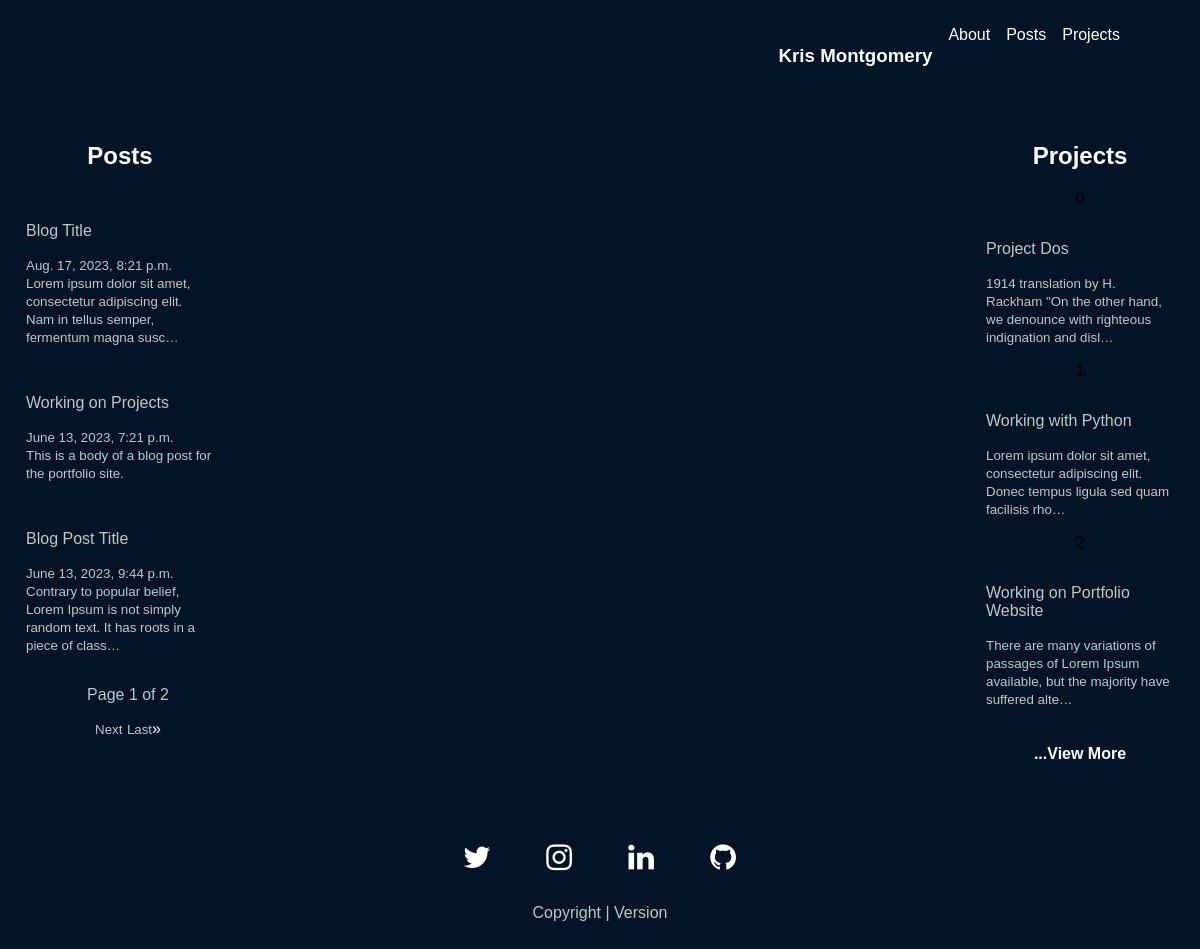
The app's page /, older data.
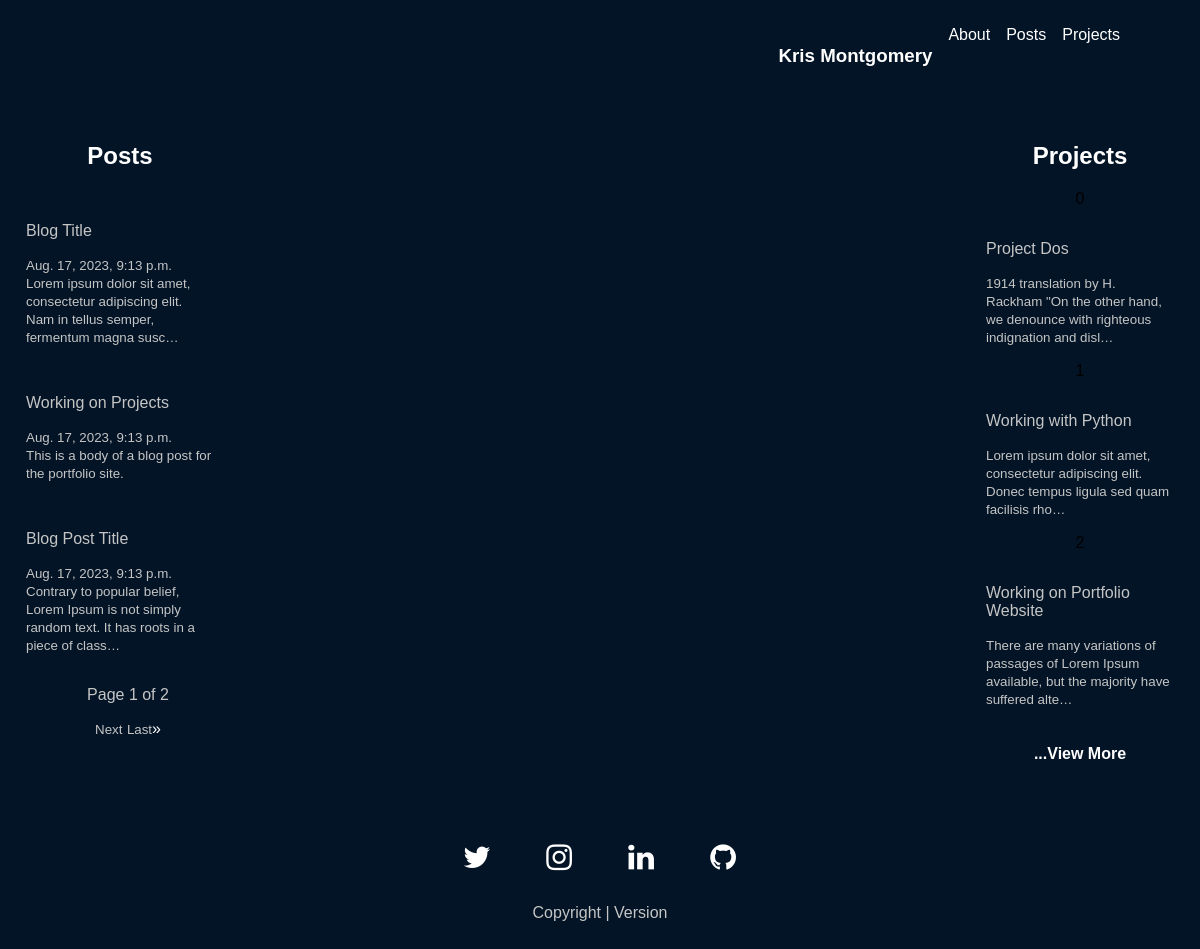
The same page, newer data.
### main/models.py (models this page shows, shortened)
class blogPosts(models.Model):
    author = models.ForeignKey(User, on_delete=models.SET_NULL, null=True)
    blog_title = models.CharField(max_length=200)
    blog_image = models.ImageField(upload_to='static/images', blank=True, null=True, height_field=None, width_field=None, max_length=100,)
    blog_image_info = models.TextField(null=True, blank=True)
    blog_body = models.TextField(null=True, blank=True)
    blog_created_date = models.DateTimeField(auto_now=True)
    blog_topic_one_title = models.CharField(max_length=200, default='Default')
    blog_topic_image_one = models.ImageField(upload_to='static/images', blank=True, null=True, height_field=None, width_field=None, max_length=100,)
    blog_topic_image_info = models.TextField(null=True, blank=True)
    topic_one_body = models.TextField(null=True, blank=True)
    blog_topic_two_title = models.CharField(max_length=200, default='Default')
    blog_topic_image_two = models.ImageField(upload_to='static/images', blank=True, null=True, height_field=None, width_field=None, max_length=100,)
    blog_topic_image_info_two = models.TextField(null=True, blank=True)
    topic_one_body_two = models.TextField(null=True, blank=True)
    blog_links = models.URLField(max_length=500, null=True, blank=True)
    blog_links_two = models.URLField(max_length=500, null=True, blank=True)

### main/views.py (the view)
# urls.py: path('', views.home, name="home"),
def home(request):
    home_content = homeModel.objects.all()
    blog_p = Paginator(blogPosts.objects.all(), 3)
    page = request.GET.get('page')
    posts = blog_p.get_page(page)
    project_p = projectModel.objects.filter().order_by('-id')[:3][::-1]
    context = {
        'home_content': home_content,
        'posts': posts,
        'project_p': project_p,
    }
    return render(request, 'main/home.html', context)

### main/templates/main/home.html (shortened to what this page needs)
{% extends 'main.html' %}
{% load static %}
{% block content %}
<div class="home-container">
    <div class="leftside">
        <h2>Posts</h2>
        {% for t in posts %}
            <div class="blog-container" onclick='location.href="posts/post/{{t.id}}";'>
                <p>{{t.blog_title}}</p>
                <small>{{t.blog_created_date}}</small><br>
                <small>{{t.blog_body|truncatechars:100}}</small>
            </div>
            <br>
            {% endfor %}
            <div class="home-blog-pagination">
                <p>Page {{ posts.number }} of {{ posts.paginator.num_pages }}</p>
                {% if posts.has_next %}
                    <a href="?page={{posts.next_page_number}}"><small>Next</small></a>
                    <a href="?page={{posts.paginator.num_pages}}"><small>Last</small>&raquo</a>
                {% endif %}
            </div>
        </div>
        <div class="main-content">
        </div>
        <div class="rightside">
            <h2>Projects</h2>
            {% for p in project_p %}
            <div class="project_container" onclick='location.href="projects/project/{{p.id}}";'>
                <p>{{p.project_title}}</p>
                <small>{{p.project_body|truncatechars:100}}</small>
            </div>
            {% if forloop.counter == 3 %}
                <a href="projects/" class="view-more-projects"><h4>...View More</h4></a>
            {% endif %}
            {% endfor %}
        </div>
    </div>
    {% endblock content %}

Row changes from the older to the newer data that the page shows:
changed blogPosts "Blog Title": blog_created_date "Aug. 17, 2023, 8:21 p.m." → "Aug. 17, 2023, 9:13 p.m."
changed blogPosts "Working on Projects": blog_created_date "June 13, 2023, 7:21 p.m." → "Aug. 17, 2023, 9:13 p.m."
changed blogPosts "Blog Post Title": blog_created_date "June 13, 2023, 9:44 p.m." → "Aug. 17, 2023, 9:13 p.m."
